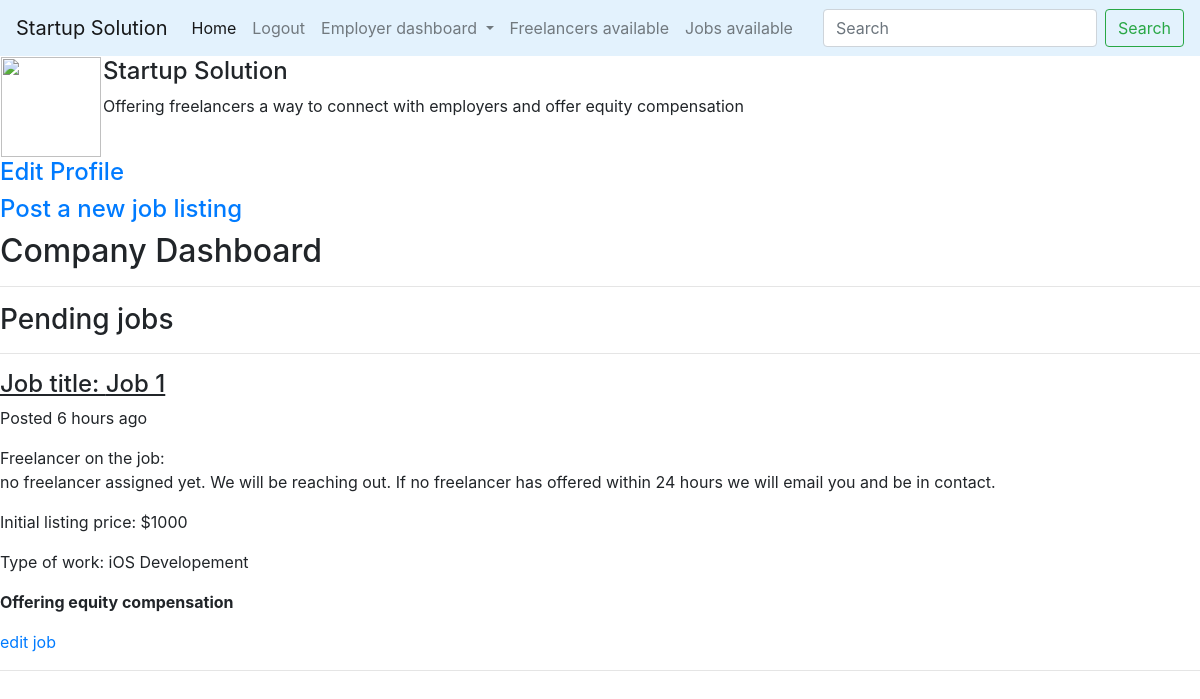
Screenshot of /company/Startup Solution (signed in) with the database file from the repository.
### app/models.py (models this page shows, shortened)
class Startup(UserMixin, db.Model):
    id = db.Column(db.Integer, primary_key=True)
    company_name = db.Column(db.String(64), index=True, unique=True)
    founded_date = db.Column(db.DateTime, index=True, default=datetime.utcnow)
    website = db.Column(db.String(64), unique=True, index=True)
    email = db.Column(db.String(64), unique=True, index=True)
    """
    information that should be available to developers who
    are considering taking equity in the firm
    """
    access_to_financials = db.Column(db.Boolean) # this can be marked with a check mark
    previously_funded = db.Column(db.Boolean) # this can be marked with a check
    certificate_of_incorporation = db.Column(db.Boolean, default=True)
    state_of_incorporation = db.Column(db.String(64), default='Delaware')
    company_type = db.Column(db.String(64), default='C-Corp')
    taxID = db.Column(db.String(64), default='00-0000000')
    description = db.Column(db.String(1000))
    user_id = db.Column(db.Integer, db.ForeignKey('user.id'))
    logo_data = db.Column(db.String(400))
    jobs = db.relationship('Job', backref='company', lazy='dynamic')
    reviews = db.relationship('Reviews', backref='company', lazy='dynamic')
    def info(self):
        return "<Startup {0}>".format(self.company_name)
    __repr__ = info

class Job(db.Model):
    id = db.Column(db.Integer, primary_key=True)
    name = db.Column(db.String(64), index=True)
    job_description = db.Column(db.String(1000))
    offer_price = db.Column(db.Integer, index=True)
    job_type = db.Column(db.String(200), index=True)
    equity_job = db.Column(db.Boolean)
    posted_on = db.Column(db.DateTime)
    estimated_developement_time = db.Column(db.String(40), index=True)
    is_complete = db.Column(db.Boolean)
    startup_id = db.Column(db.Integer, db.ForeignKey('startup.id'))
    user_id = db.Column(db.Integer, db.ForeignKey('user.id'))
    def time_elapsed(self):
        try:
            time = datetime.utcnow() - self.posted_on
        except TypeError:
            return ('hours', 5)
        hours = time.days*24 + time.seconds/3600
        if hours > 24:
            return ('days', int(round(time.days)))
        elif hours < 24 and hours > 1:
            return ('hours', int(round(hours)))
        elif hours < 1:
            return ('minutes', int(round(time.seconds/60, 0)))
        elif hours < 1 and time.seconds/60 < 1:
            return ('just now', 'just now')
    def info(self):
        return '<Job {0}>'.format(self.name)
    __repr__ = info

### app/routes.py (the view, shortened to what this page needs)
@app.route('/company/<company_name>', methods=['GET', 'POST'])
@login_required
def company(company_name):
    company = Startup.query.filter_by(company_name=company_name).first_or_404()
    form = PostNewJobForm()
    if current_user.role == 'Freelancer':
        abort(404)
    is_admin = (current_user.startup[0] == company)
    if is_admin:
        jobs = company.jobs
        no_jobs = (len([job for job in jobs]) == 0)
    else:
        jobs, no_jobs = None, True
    logo_pic = company.logo_data is not None
    if logo_pic:
        url = company.logo_data.split('/')
        logo_url = "/{0}/{1}".format(url[-2], url[-1])
    kwargs= {
    'title': company_name,
    'company_name': company_name,
    'company': company,
    'is_admin': is_admin,
    'jobs': jobs,
    'no_jobs': no_jobs,
    'logo_url': logo_url,
    'form': form
    }
    return render_template('company/company.html', **kwargs)

### app/forms.py
class PostNewJobForm(FlaskForm):
    name = TextAreaField('Enter a job posting title', validators=[DataRequired()])
    job_description = TextAreaField('Enter a brief job description', validators=[DataRequired()])
    offer_price = StringField('Enter an initial listing price (in US dollars)', validators=[DataRequired()])
    job_type = SelectField('What type of work?', choices=job_types_tup, validators=[DataRequired()])
    estimated_developement_time = SelectField('Expected completion time', choices=job_times_tup, validators=[DataRequired()])
    equity_job = BooleanField('Work for equity job (Select if you are willing to offer some form of equity as compensation)')
    submit = SubmitField('Submit job listing!')

### app/models.py (called while the page is built)
    @login.user_loader
    def load_user(id):
        return User.query.get(int(id))

### app/routes.py (called while the page is built)
@app.before_request
def before_request():
    if current_user.is_authenticated:
        current_user.last_seen = datetime.utcnow()
        db.session.commit()

### app/templates/company/company.html (shortened to what this page needs)
{% extends "base.html" %}
{% import 'bootstrap/wtf.html' as wtf %}
{% block content %}
<table>
{% if company.logo_data %}
<tr valign="top">
  <td><img src="{{ logo_url }}" width=100 height=100></td>
{% else %}
<tr valign="top">
  <td><img src="{{ company.logo(128) }}" width=100 height=100></td>
{% endif %}
<td>
  <h4>{{ company.company_name }}</h4>
  <p> {{ company.description }}</p>
</td>
</tr>
</table>
<h4><a href="{{ url_for('company_edit_profile', company_name=company_name)}}">Edit Profile</a></h4>
<h4><a href="{{ url_for('new_job_posting', company_name=company_name)}}">Post a new job listing</a></h4>
{% if is_admin %}
<h2> Company Dashboard </h2><hr>
<h3> Pending jobs </h3><hr>
{% for job in jobs %}
          <h4><u>Job title: {{ job.name }}</u></h4>
            {% if job.time_elapsed()[0] == 'days' %}
            <p>Posted {{ job.time_elapsed()[1] }} days ago</p>
            {% elif job.time_elapsed()[0] == 'hours' %}
            <p>Posted {{ job.time_elapsed()[1]}} hours ago</p>
            {% elif job.time_elapsed()[0] == 'minutes' %}
            <p>Posted {{ job.time_elapsed()[1] }} minutes ago</p>
            {% elif job.time_elapse()[0] == 'just now' %}
            <p>Posted just now</p>
            {% endif %}
          <p>Freelancer on the job:<br> {% if job.freelancer.username %}<a href="{{ url_for('user', username=job.freelancer.username)}}">
            {{ job.freelancer.username }}</a>{% else %}no freelancer assigned yet. We will be reaching out.
            If no freelancer has offered within 24 hours we will email you and be in contact. {% endif %}</p>
          <p> Initial listing price: ${{ job.offer_price }}</p>
          <p> Type of work: {{ job.job_type }}</p>
          {% if job.equity_job %}
          <p><b>Offering equity compensation</b></p>
          {% endif %}
          <p><a href="{{ url_for('edit_job_details', company_name=company_name, job_name=job.name)}}">edit job</a></p>
          <hr>
{% endfor %}
{% endif %}
{% endblock %}

### rows the page displays
Startup: company_name "Startup Solution", description "Offering freelancers a way to connect with employers and offer equity compensation"
Job: name "Job 1", posted_on "6", offer_price "1000", job_type "iOS Developement", equity_job "Offering equity compensation"
